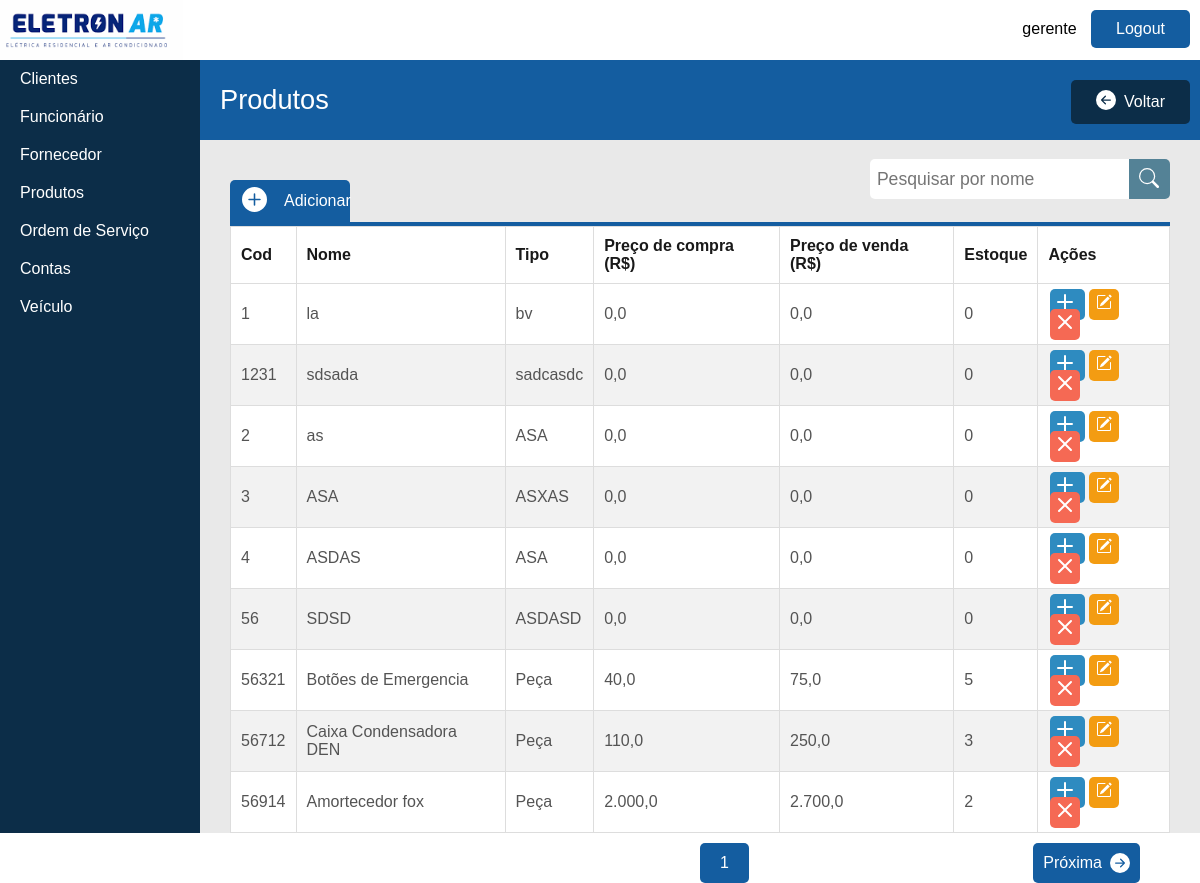
The page /produtos/ (signed in) on the database its author committed.
### produtos/models.py (models this page shows, shortened)
class Produto(models.Model):
    UNIT = (
        ('m', 'm'),
        ('mm', 'mm'),
        ('L', 'L'),
        ('un', 'un')
    )
    codigo=models.CharField(max_length=8,primary_key=True)
    nome=models.CharField(max_length=30)
    tipo=models.CharField(max_length=10)
    qntd=models.IntegerField(default=0)
    unit=models.CharField(max_length=3, choices=UNIT)
    preco_compra=models.FloatField(default=0)
    preco_venda=models.FloatField(default=0)
    nome_fornecedor=models.ForeignKey('fornecedor.Fornecedor', blank=True, null=True,on_delete=models.CASCADE)
    def get_edit_url(self):
        return reverse('produtos:edit', args=[self.pk])
    def get_delete_url(self):
        return reverse('produtos:delete', args=[self.pk])

### produtos/views.py (the view)
@login_required(login_url='login')
def listagem(request):
    template_name = 'list.html'
    context = {}
    search =  request.GET.get('search')
    if search:
        produtos = Produto.objects.filter(nome__icontains=search)
    else:
        produtos = Produto.objects.all().order_by('codigo')
    context['head'] = ['Cod','Nome','Tipo','Preço de compra (R$)','Preço de venda (R$)','Estoque']
    lista = [{'col':[p.codigo, p.nome, p.tipo, intcomma(p.preco_compra),
            intcomma(p.preco_venda), p.qntd],
        'get_edit_url':p.get_edit_url, 'get_delete_url':p.get_delete_url}
        for p in produtos]
    paginator = Paginator(lista, 9)
    pages = request.GET.get('page')
    context['list'] = paginator.get_page(pages)
    context['title'] = "Produtos"
    context['back'] = reverse('produtos:list')
    context['add'] = reverse('produtos:adicionar')
    context['element'] = 'produto'
    return render(request,template_name,context)

### produtos/utils.py (called while the page is built, shortened)
def intcomma(value, use_l10n=True):
    if use_l10n:
        try:
            if not isinstance(value, (float, Decimal)):
                value = int(value)
        except (TypeError, ValueError):
            return intcomma(value, False)
        else:
            return number_format(value, use_l10n=True, force_grouping=True)

### produtos/templates/list.html (shortened to what this page needs)
{% extends 'base_layout.html'%}
{% load static %}
{% load humanize %}
{% block content %}
<div class="content">
    <div class="content-title">
        <span class="content-subtitle">{{title}}</span>
        <span class="content-botao">
            <span class="icon-botao-voltar">
                <svg xmlns="http://www.w3.org/2000/svg" width="20" height="20" fill="#FFFFFF" class="bi bi-arrow-left-circle-fill" viewBox="0 0 16 16">
                    <path d="M8 0a8 8 0 1 0 0 16A8 8 0 0 0 8 0zm3.5 7.5a.5.5 0 0 1 0 1H5.707l2.147 2.146a.5.5 0 0 1-.708.708l-3-3a.5.5 0 0 1 0-.708l3-3a.5.5 0 1 1 .708.708L5.707 7.5H11.5z"/>
                </svg>
            </span>
            <a href="{{back}}"> Voltar</a>
        </span>
    </div>
    {% block adicionar %}
    <div class="action">
        <span class="icon-botao-adicionar">
            <svg xmlns="http://www.w3.org/2000/svg" width="25" height="25" fill="#FFFFFF" class="bi bi-plus-circle-fill" viewBox="0 0 16 16">
                <path d="M16 8A8 8 0 1 1 0 8a8 8 0 0 1 16 0zM8.5 4.5a.5.5 0 0 0-1 0v3h-3a.5.5 0 0 0 0 1h3v3a.5.5 0 0 0 1 0v-3h3a.5.5 0 0 0 0-1h-3v-3z"/>
              </svg>
        </span>
         <span class="botao-adicionar">
             <a href="{{add}}">Adicionar</a>
        </span>
    </div>
    <div class="campo-pesquisa">
        <div class="bord bar-pesquisar">
            <form method="get">
                <input type="text" id="digitar-pesquisa" name="search" placeholder=" Pesquisar por nome">
        </div>
        <div class="bord botao-pesquisar">
            <button id="pesquisar">
            </button>
        </div>
    </div>
    <div class="block-table">
        <table>
            <thead>
                <tr>
                    {% for h in head %}
                    <th>{{h}}</th>
                    {% endfor %}
                    <th>Ações</th>
                </tr>
            </thead>
            <tbody>
                {% for ele in list %}
                <tr>
                    {% for c in ele.col %}
                    <td>{{c}}</td>
                    {% endfor %}
                    <td class="action-icons">
                        <span class="icon-adicionar">
                            <a href="{{add}}">
                                <svg xmlns="http://www.w3.org/2000/svg" width="16" height="16" fill="#FFFFFF"
                                    class="bi bi-plus-lg" viewBox="0 0 16 16">
                                    <path
                                        d="M8 0a1 1 0 0 1 1 1v6h6a1 1 0 1 1 0 2H9v6a1 1 0 1 1-2 0V9H1a1 1 0 0 1 0-2h6V1a1 1 0 0 1 1-1z" />
                                </svg>
                            </a>
                        </span>
                        <span class="icon-editar">
                            <a href="{{ele.get_edit_url}}">
                            </a>
                        </span>
                        <span class="icon-excluir">
                            <a href="{{ele.get_delete_url}}">
                            </a>
                        </span>
                    </td>
                </tr>
                {% endfor%}
            </tbody>
        </table>
        <div class="pagination">
            <span class="numero">{{list.number}}</span>
            {% if list.has_next %}
            <span class="proximo">
                <a  href="?page={{ list.next_page_number }}">Próxima</a>
                <svg xmlns="http://www.w3.org/2000/svg" width="20" height="20" fill="currentColor" class="bi bi-arrow-right-circle-fill" viewBox="0 0 16 16">
                    <path d="M8 0a8 8 0 1 1 0 16A8 8 0 0 1 8 0zM4.5 7.5a.5.5 0 0 0 0 1h5.793l-2.147 2.146a.5.5 0 0 0 .708.708l3-3a.5.5 0 0 0 0-.708l-3-3a.5.5 0 1 0-.708.708L10.293 7.5H4.5z"/>
                </svg>
            </span>
            {% endif %}
        </div>
    </div>
    {% endblock %}
</div>
{% endblock%}

### templates/base_layout.html (shortened to what this page needs)
{% load static%}
<!DOCTYPE html>
<html>
    <head>
        <link rel="stylesheet" href="{% static 'style6.css' %}">
    </head>
    <body>
<header class="header">
    <div class="logo">
        <a href="#">
            <img src="{% static 'logo-eletro-ar.png' %}" alt="Logo" />
        </a>
    </div>
    <aside class="logout">
        <span>{{ request.user }}</span>
        <span class="button-logout"><a href="{% url 'logout' %}">Logout</a></span>
    </aside>
</header>
<div class="container">
    <div class="menu-lateral">
        <ul>
            <li><a href= "{% url 'cliente:listarClientes' %}">Clientes</a></li>
        </ul>
        <ul>
            <li><a href= "#">Funcionário</a></li>
        </ul>
        <ul>
            <li><a href="{% url 'fornecedor:list' %}">Fornecedor</a></li>
        </ul>
        <ul>
            <li><a href="{% url 'produtos:list' %}">Produtos</a></li>
        </ul>
        <ul>
            <li><a href="{% url 'ordemServico:listarOrdemServico' %}">Ordem de Serviço</a></li>
        </ul>
        <ul>
            <li><a href="{% url 'conta:listarContas' %}">Contas </a></li>
        </ul>
        <ul>
            <li><a href="{% url 'veiculos:listarVeiculos' %}">Veículo </a></li>
        </ul>
    </div>
{% block content%}
{% endblock %}
</div>

### assets/style6.css (style rules this page uses)
* { box-sizing: border-box; }
body { font-family: sans-serif; margin: 0; padding: 0; --cor-azul-escuro: rgb(48, 70, 81); --cor-azul-claro: rgb(84, 130, 150); --cor-verde-claro: rgb(0, 204, 107); --cor-azul-bem-escuro: rgb(34, 49, 57); --azul-nivel-5: rgb(215, 227, 239); --cinza-principal: rgb(234, 233, 232); --cinza-claro: #e9e9e9; --cinza-escuro-3: #2c2c2c; --azul-nivel-1: #0C2D48; --azul-nivel-2: #145DA0; --azul-nivel-3: #2E8BC0; --azul-nivel-4: #B1D4E0; height: 100%; }
.header { background-color: white; height: 60px; width: 100%; }
.logo { display: inline-block; height: 60px; }
.logo img { max-height: 60x; height: 60px; }
.logout { float: right; height: 60px; }
.logout span { display: inline-block; }
.logout .button-logout { background-color: var(--azul-nivel-2); list-style-type: none; padding: 10px 25px; border-radius: 5px; margin: 10px; }
.logout a { text-decoration: none; color: white; }
.container { display: grid; grid-template-columns: 200px auto; height:calc(100vh - 60px); }
.menu-lateral { background-color: var(--azul-nivel-1); }
.menu-lateral ul { margin: 0; padding: 0; list-style-type: none; }
.menu-lateral li { padding: 10px 20px; }
.menu-lateral a { font-size: 1em; color: white; text-decoration: none; }
.content { background-color: var(--cinza-claro); }
.content-title { position: relative; height: 80px; background-color: var(--azul-nivel-2); color: white; }
.content-subtitle { position: absolute; top: 50%; transform: translate(0, -50%); display: inline-block; padding: 0 20px; color: white; font-size: 1.7em; }
.content-botao { display: flex; align-items: center; padding: 10px 25px; background-color: var(--azul-nivel-1); float: right; margin: 20px 10px; border-radius: 5px; }
.content-botao .icon-botao-voltar { margin-right: 3px; }
.content-botao a { color: white; text-decoration: none; margin-left: 5px; }
.block-table { margin: 0 30px; position: relative; top: 40px; border-top: 4px solid var(--azul-nivel-2); }
.block-table table { background-color: white; font-size: 1em; color: #545454; font-family: arial, sans-serif; border-collapse: collapse; width: 100%; }
.block-table thead { color: #191919; }
.block-table td, .block-table th { border: 1px solid #dddddd; text-align: left; padding: 10px 10px; }
tr:nth-child(even) { background-color: rgb(242, 242, 242); }
.action { border-top-left-radius: 5px ; border-top-right-radius: 5px ; display: flex; align-items: center; position: relative; background-color: var(--azul-nivel-2); width: 12%; top: 40px; left: 30px; }
a { text-decoration: none; }
.botao-adicionar { padding: 12px 0; }
.icon-botao-adicionar { padding: 0 12px; }
.botao-adicionar a { padding: 12px 5px; color: white; }
.campo-pesquisa { display: inline-block; position: absolute; top: 150px; right: 30px; width: 300px; display: flex; }
.bar-pesquisar { width: 100%; }
.bar-pesquisar input { font-size: 1.1em; position:relative; top:9px; width: 100%; height:40px; border:none; outline: none; border-top-left-radius: 5px; border-bottom-left-radius: 5px; }
.botao-pesquisar { width: 48px; }
#pesquisar { cursor: pointer; position:relative; top:9px; right: 0; border-top-right-radius: 5px; border-bottom-right-radius: 5px; margin:0; width: 100%; height:40px; border: none; background-color:var(--cor-azul-claro); }
.pagination { position: relative; top: 10px; color: white; height: 40px; }
.pagination .proximo, .pagination .anterior, .pagination .numero { position: absolute; display: flex; align-items: center; justify-content: center; background-color: var(--azul-nivel-2); color: white; text-decoration: none; height: 100%; padding: 10px; border-radius: 5px; }
.pagination .proximo { right: 30px; }
.pagination .proximo a { margin-right: 8px; color: white; }
.pagination .numero { position: absolute; left: 50%; color: white; padding: 10px 20px; }
.icon-excluir, .icon-adicionar, .icon-editar { padding: 7px; margin: 2px; text-align: center; border-radius: 5px; }
.icon-excluir { background-color: rgb(245, 105, 84); }
.icon-adicionar { background-color: var(--azul-nivel-3); }
.icon-editar { background-color: rgb(243, 156, 18); }

### rows shown on the page
Produto: col "la" "bv"
Produto: col "1231" "sdsada" "sadcasdc"
Produto: col "as" "ASA"
Produto: col "ASA" "ASXAS"
Produto: col "ASDAS" "ASA"
Produto: col "56" "SDSD" "ASDASD"
Produto: col "56321" "Botões de Emergencia" "Peça"
Produto: col "56712" "Caixa Condensadora DEN" "Peça"
Produto: col "56914" "Amortecedor fox" "Peça"

### other values the page prints
{{ request.user }} "gerente"
{{ title }} "Produtos"
{{ h }} "Cod" "Nome" "Tipo" "Preço de compra (R$)" "Preço de venda (R$)" "Estoque"
{{ c }} "1" "0,0" "0,0" "0" "0,0" "0,0" "0" "2" "0,0" "0,0" "0" "3" "0,0" "0,0" "0" "4" "0,0" "0,0" "0" "0,0" "0,0" "0" "40,0" "75,0" "5" "110,0" "250,0" "3" "2.000,0" "2.700,0" "2"
{{ list.number }} "1"
